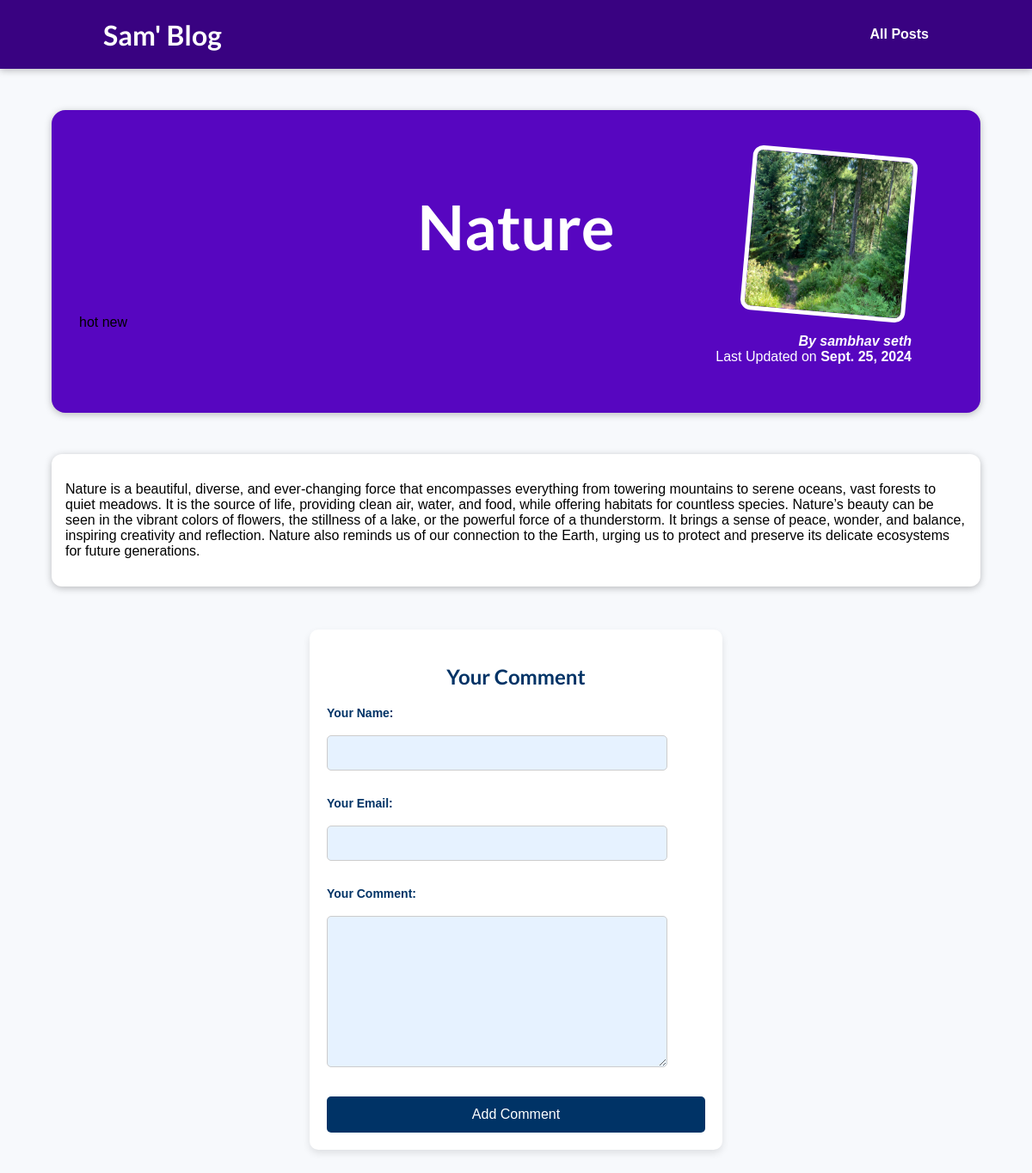
The page /posts/nature-its-best on the database its author committed.
### blog/models.py (models this page shows, shortened)
class Post(models.Model):
    title = models.CharField(max_length=100)
    excerpt = models.CharField(max_length=300)
    image = models.ImageField(upload_to="posts",null=True)
    date = models.DateField(auto_now=True)
    slug = models.SlugField(unique=True)
    content = models.TextField()
    author = models.ForeignKey(Author,on_delete=models.SET_NULL,related_name="posts",null=True)
    tag  = models.ManyToManyField(Tag)

class Tag(models.Model):
    caption = models.CharField(max_length=100)

class Author(models.Model):
    first_name = models.CharField(max_length=100)
    last_name = models.CharField(max_length=100)
    email_address = models.EmailField()
    def full_name(self):
        return f"{self.first_name} {self.last_name}"
    def __str__(self):
        return self.full_name()

### blog/views.py (the view)
# urls.py: path("posts/<slug:slug>",views.post_details,name="post-detail-page"), #/posts/my-first-page this my first page text is called slug
def post_details(request,slug):
    post = get_object_or_404(Post, slug=slug)
    ip = Post.objects.get(slug = slug)
    if request.method == "POST":
        form = CommentForm(request.POST)
        if form.is_valid():
            comment = form.save(commit=False)  # Create a comment instance but don't save it yet
            comment.posts = post  # Set the foreign key to the current post
            comment.save()  # Now save the comment
            return redirect('post-detail-page', slug=slug)  # Redirect to the same post
    else:
        form = CommentForm()  # Create a new empty form
    return render(request,"blog/post-detail.html",{
        "post" : ip,
        "post_tags" : ip.tag.all(),
        "form" : form
    })

### blog/forms.py
class CommentForm(forms.ModelForm):
    class Meta:
        model = Comments
        exclude = ["posts"]
        labels = {
            "user_name" : "Your Name",
            "user_email" : "Your Email",
            "text" : "Your Comment"
        }

### blog/templates/blog/post-detail.html (shortened to what this page needs)
{%extends "base.html"%}
{%load static%}
{% block css_files %}
  <link rel="stylesheet" href="{% static 'blog/index.css' %}" />
  <link rel="stylesheet" href="{% static 'blog/post-detail.css' %}" />
{% endblock %}
{% block content %}
<section id = "summary">
    <h2>{{post.title}}</h2>
    <div>
        {%for i in post_tags%}
        {{ i.caption }}
        {%endfor%}
    </div>
    <article>
        <img src="{{post.image.url}}" alt="{{post.title}} ">
        <address>
            By <a href="mailto:{{ post.author.email_address }}">{{ post.author }}</a>
        </address>
        <div>
            Last Updated on <time>{{post.date}}</time>
        </div>
    </article>
</section>
<main>
       {{post.content | linebreaks }}
</main>
</head>
<body>
<div class="container">
    <h2>Your Comment</h2>
    <form method="POST">
        <div class="form-group">
            <label for="id_name">Your Name:</label>
            {{ form.user_name }}
        </div>
        <div class="form-group">
            <label for="id_email">Your Email:</label>
            {{ form.user_email }}
        </div>
        <div class="form-group">
            <label for="id_comment">Your Comment:</label>
            {{ form.text }}
        </div>
        <button type="submit">Add Comment</button>
    </form>
{%endblock%}

### static/app.css (style rules this page uses)
* { box-sizing: border-box; }
html { font-family: 'Open Sans', 'Lato', sans-serif; }
body { margin: 0; }
h1, h2, h3 { font-family: 'Lato', sans-serif; font-weight: bold; }

### blog/static/blog/index.css (style rules this page uses)
body { background-color: #e7e7e7; }

### blog/static/blog/post-detail.css (style rules this page uses)
body { background-color: #e7e7e7; }
#summary { margin: 8rem auto 3rem auto; padding: 2rem; width: 90%; max-width: 90rem; border-radius: 16px; background-color: #5706c0; position: relative; box-shadow: 0 2px 8px rgba(0, 0, 0, 0.25); height: 22rem; }
#summary h2 { color: white; font-size: 4.5rem; }
#summary a { color: white; text-decoration: none; }
#summary article { position: absolute; top: 2rem; right: 3rem; padding: 1rem 2rem; border-radius: 12px; text-align: right; color: white; }
#summary article img { width: 12rem; height: 12rem; border-radius: 12px; transform: rotateZ(5deg); border: 5px solid white; margin-bottom: 1rem; }
#summary address { font-weight: bold; }
#summary time { font-weight: bold; }
main { width: 90%; max-width: 90rem; margin: 3rem auto; background-color: white; padding: 1rem; border-radius: 12px; box-shadow: 0 2px 8px rgba(0, 0, 0, 0.25); }

### blog/templates/blog/post-detail.html (style rules this page uses)
body { font-family: Arial, sans-serif; background-color: #f7f9fc; margin: 0; padding: 0; }
.container { width: 40%; margin: 50px auto; background-color: #ffffff; padding: 20px; box-shadow: 0 4px 8px rgba(0,0,0,0.1); border-radius: 10px; }
h2 { text-align: center; color: #003366; }
label { font-size: 14px; color: #003366; font-weight: bold; margin-bottom: 8px; display: block; }
input[type="text"], input[type="email"], textarea { width: 90%; padding: 12px; margin: 10px 0; border: 1px solid #ccc; border-radius: 5px; background-color: #e6f2ff; color: #003366; }
button { width: 100%; padding: 12px; background-color: #003366; color: #ffffff; border: none; border-radius: 5px; cursor: pointer; font-size: 16px; }
.form-group { margin-bottom: 20px; }

### rows shown on the page
Post: title "Nature", image (picture), author "sambhav seth", date "Sept. 25, 2024", content "Nature is a beautiful, diverse, and ever-changing force that encompasses everything from towering mountains to serene oceans, vast forests to quiet meadows. It is the source of life, providing clean air, water, and food, while offering habitats for countless species. Nature’s beauty can be seen in the vibrant colors of flowers, the stillness of a lake, or the powerful force of a thunderstorm. It brings a sense of peace, wonder, and balance, inspiring creativity and reflection. Nature also reminds us of our connection to the Earth, urging us to protect and preserve its delicate ecosystems for future generations."
Tag: caption "hot"
Tag: caption "new"
